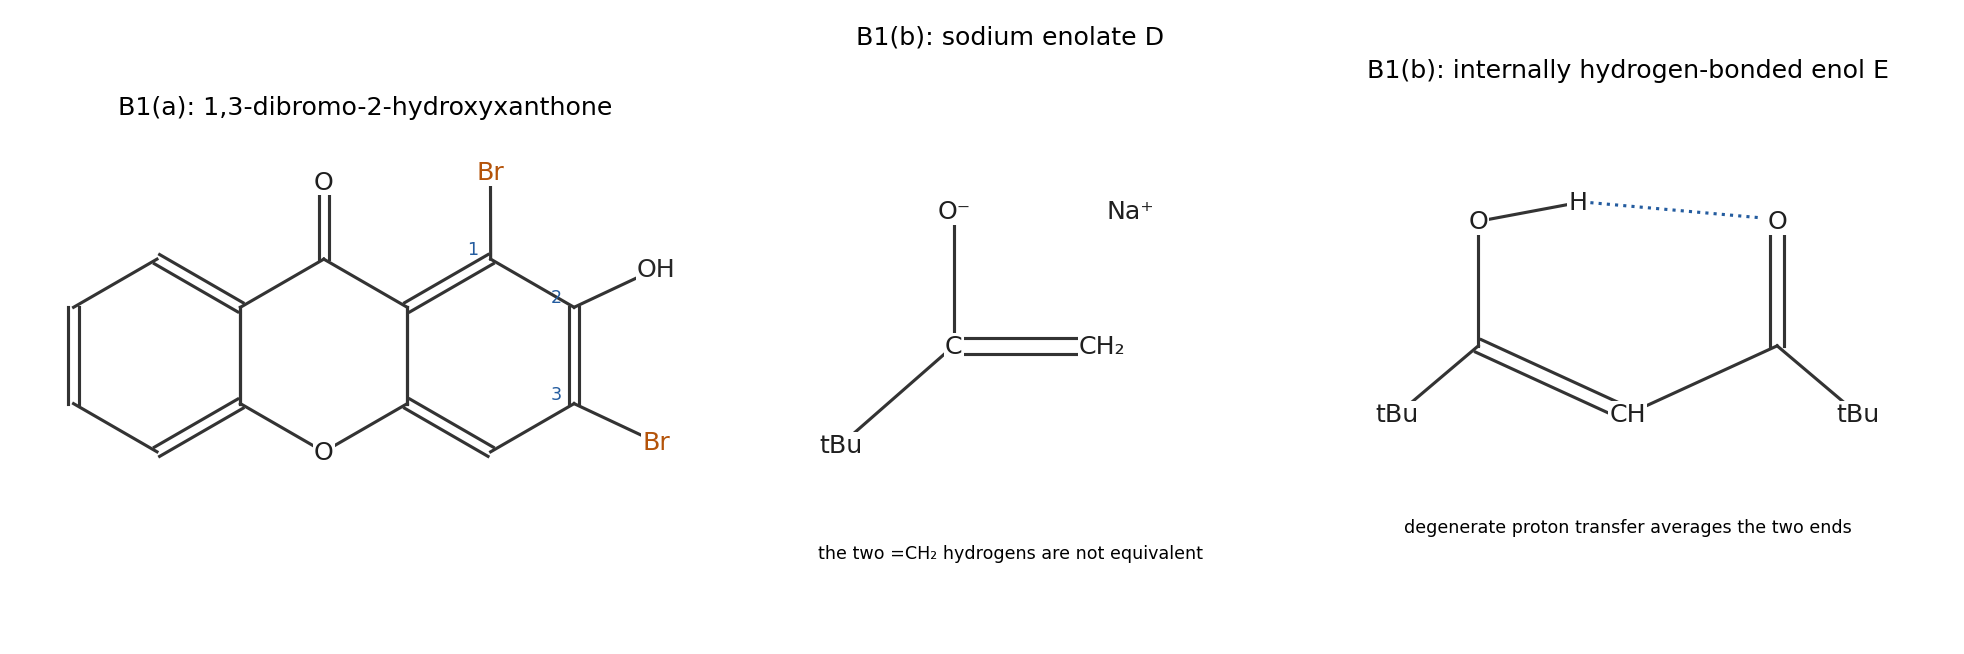

Write the Python code that produced this figure.
"""Original solution diagram; Python 3.14, numpy and matplotlib.
The PNG output basename is relative to the current working directory.
"""
from pathlib import Path
import sys
sys.dont_write_bytecode = True
sys.path.insert(0, str(Path(__file__).resolve().parents[2]))
from tools.chemistry_diagram import bond, wedge, atom, ring, curly, flow, finish, save, BLUE, ORANGE, GREEN
import numpy as np
import matplotlib
matplotlib.use('Agg')
import matplotlib.pyplot as plt
from matplotlib.patches import Circle
plt.rcParams.update({'font.family':'DejaVu Sans','font.size':11})
fig,axes=plt.subplots(1,3,figsize=(14,4.5),gridspec_kw={'width_ratios':[1.2,1,1.1]})
a,b,c=axes
mid=np.array([[0,1],[.866,.5],[.866,-.5],[0,-1],[-.866,-.5],[-.866,.5]])
left=np.array([mid[5],[-1.732,1],[-2.598,.5],[-2.598,-.5],[-1.732,-1],mid[4]])
right=np.array([mid[1],[1.732,1],[2.598,.5],[2.598,-.5],[1.732,-1],mid[2]])
ring(a,mid);ring(a,left,{0:2,2:2,4:2});ring(a,right,{0:2,2:2,4:2});atom(a,mid[3],'O');bond(a,mid[0],(0,1.8),2);atom(a,(0,1.8),'O')
for i,label,q in [(1,'Br',(1.73,1.9)),(2,'OH',(3.45,.9)),(3,'Br',(3.45,-.9))]:
 bond(a,right[i],q);atom(a,q,label,color=ORANGE if label=='Br' else '0.15');a.text(right[i][0]-.24,right[i][1]+.05,str(i),color=BLUE,fontsize=9)
finish(a,(-3.1,3.95),(-2.1,2.3),'B1(a): 1,3-dibromo-2-hydroxyxanthone')
bond(b,(-.4,0),(.65,0),2);atom(b,(-.4,0),'C');atom(b,(.65,0),'CH₂');bond(b,(-.4,0),(-1.2,-.7));atom(b,(-1.2,-.7),'tBu');bond(b,(-.4,0),(-.4,.95));atom(b,(-.4,.95),'O⁻');atom(b,(.85,.95),'Na⁺');b.text(0,-1.5,'the two =CH₂ hydrogens are not equivalent',ha='center',fontsize=9);finish(b,(-2,2),(-2,2),'B1(b): sodium enolate D')
pts=[(-1.2,0),(0,-.55),(1.2,0)];bond(c,pts[0],pts[1],2);bond(c,pts[1],pts[2]);bond(c,pts[0],(-1.2,1));atom(c,(-1.2,1),'O');bond(c,(-1.2,1),(-.4,1.15));atom(c,(-.4,1.15),'H');bond(c,pts[2],(1.2,1),2);atom(c,(1.2,1),'O');bond(c,(-.3,1.15),(1.05,1.03),style='dotted',color=BLUE);bond(c,pts[0],(-1.85,-.55));atom(c,(-1.85,-.55),'tBu');bond(c,pts[2],(1.85,-.55));atom(c,(1.85,-.55),'tBu');atom(c,pts[1],'CH');c.text(0,-1.5,'degenerate proton transfer averages the two ends',ha='center',fontsize=9);finish(c,(-2.5,2.5),(-2,2),'B1(b): internally hydrogen-bonded enol E')
fig.tight_layout();fig.savefig('paper-1-products.png',dpi=140,facecolor='white',bbox_inches='tight',pad_inches=.18);plt.close(fig)
